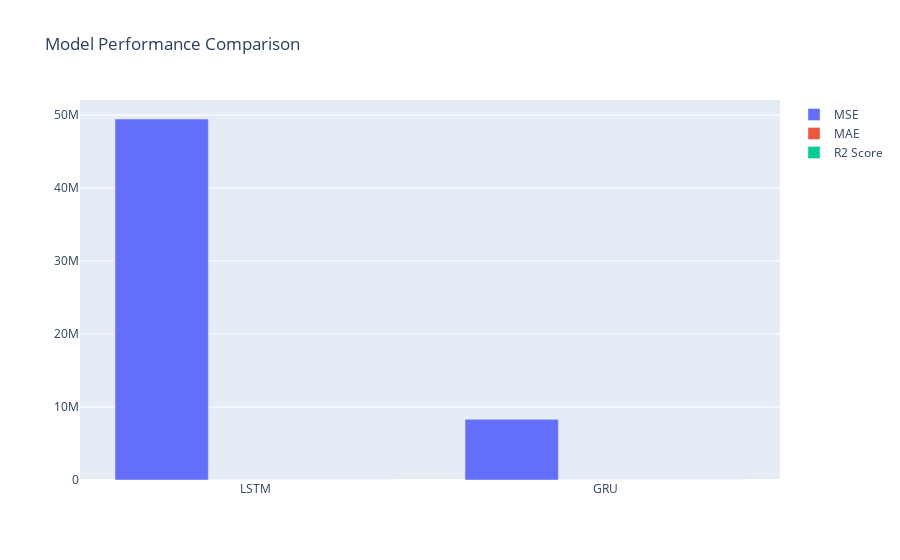

Notebook source saved alongside this figure:
### Markdown cell above
# Cell 12: Compare Model Performance

### Code cell
def compare_models(lstm_test_predict, gru_test_predict, original_ytest):
    """Compare performance of LSTM and GRU models"""
    lstm_mse = mean_squared_error(original_ytest, lstm_test_predict)
    gru_mse = mean_squared_error(original_ytest, gru_test_predict)
    
    lstm_mae = mean_absolute_error(original_ytest, lstm_test_predict)
    gru_mae = mean_absolute_error(original_ytest, gru_test_predict)
    
    lstm_r2 = r2_score(original_ytest, lstm_test_predict)
    gru_r2 = r2_score(original_ytest, gru_test_predict)
    
    comparison_df = pd.DataFrame({
        'Model': ['LSTM', 'GRU'],
        'MSE': [lstm_mse, gru_mse],
        'MAE': [lstm_mae, gru_mae],
        'R2_Score': [lstm_r2, gru_r2]
    })
    
    print("Model Comparison:")
    print(comparison_df)
    
    fig = go.Figure(data=[
        go.Bar(name='MSE', x=comparison_df['Model'], y=comparison_df['MSE']),
        go.Bar(name='MAE', x=comparison_df['Model'], y=comparison_df['MAE']),
        go.Bar(name='R2 Score', x=comparison_df['Model'], y=comparison_df['R2_Score'])
    ])
    fig.update_layout(title='Model Performance Comparison', barmode='group')
    fig.show()
    
    return comparison_df

print("Comparing model performance...")
model_comparison = compare_models(lstm_test_predict, gru_test_predict, original_ytest)

### Figure 1 — Plotly figure (JSON) as saved in the notebook; plotly's stock layout.template omitted (floating-point values rounded to 4 significant figures)
{"data": [{"name": "MSE", "type": "bar", "x": ["LSTM", "GRU"], "y": [49450000.0, 8315000.0]}, {"name": "MAE", "type": "bar", "x": ["LSTM", "GRU"], "y": [6064.0, 2278.0]}, {"name": "R2 Score", "type": "bar", "x": ["LSTM", "GRU"], "y": [0.8733, 0.9787]}], "layout": {"barmode": "group", "title": {"text": "Model Performance Comparison"}}}
